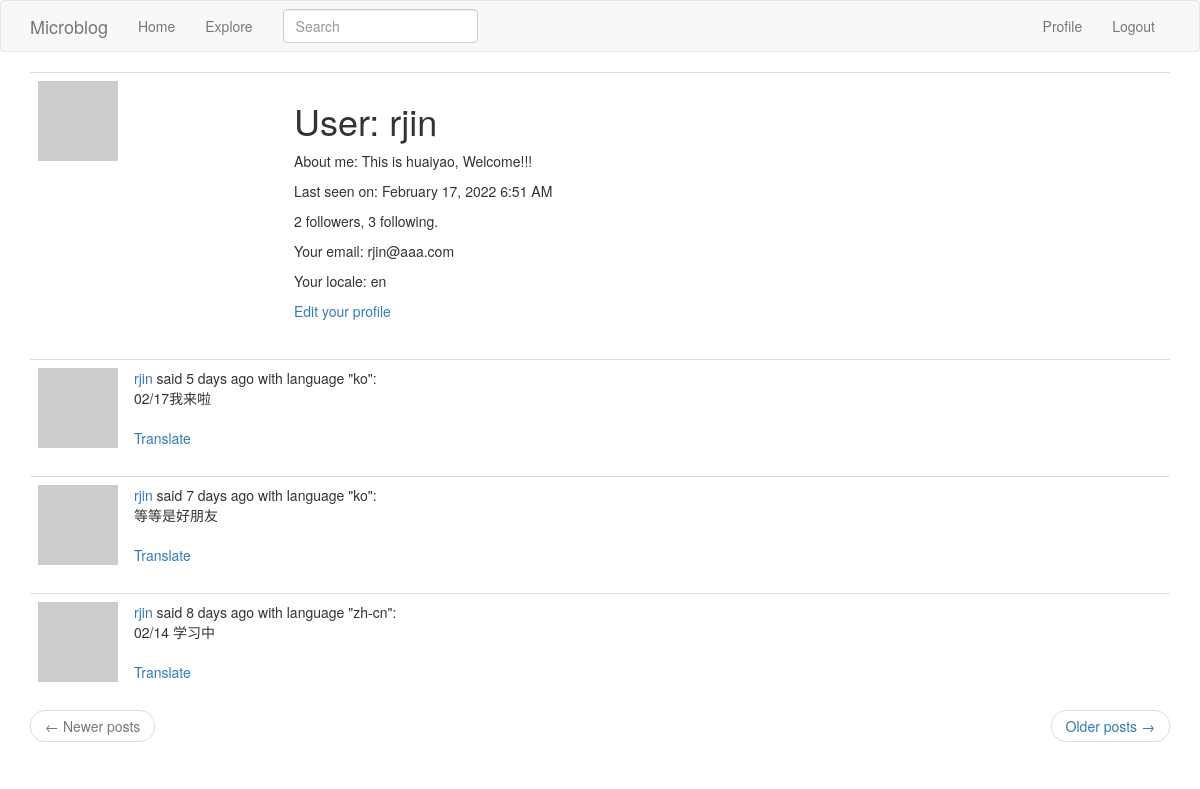
Page /user/rjin (signed in) on the earlier database version.
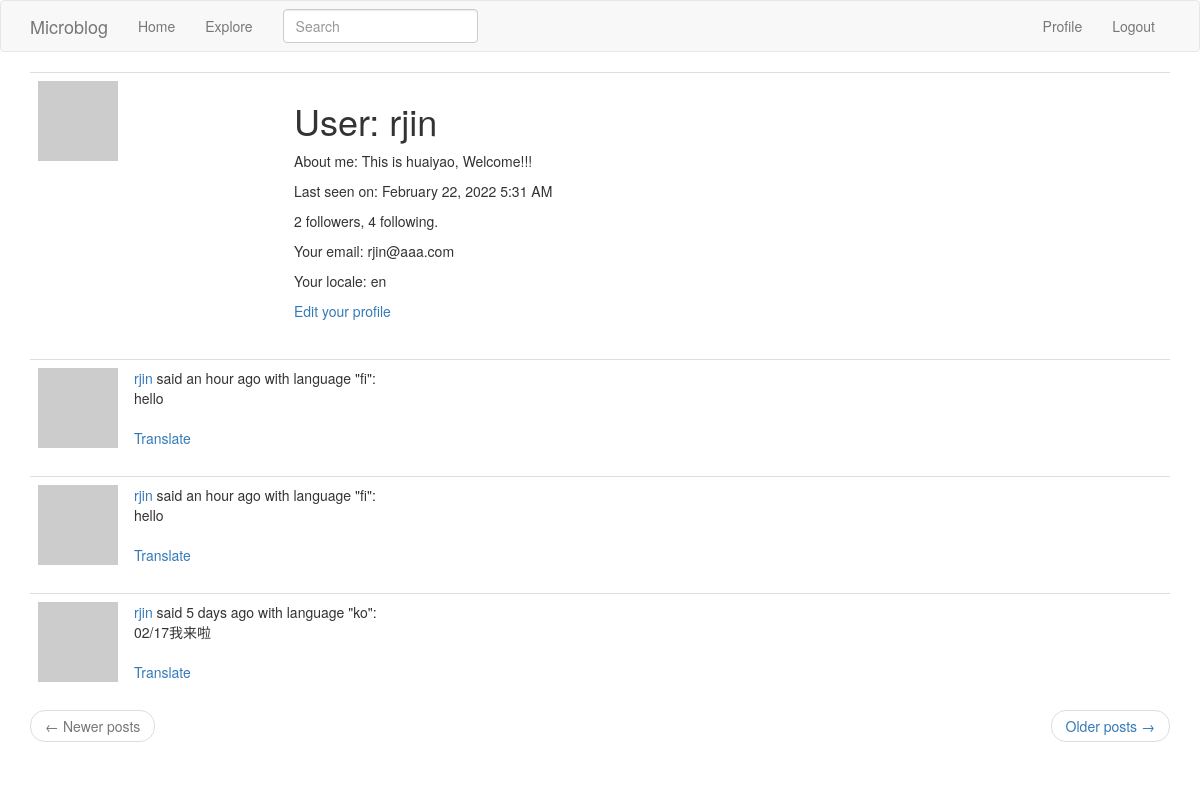
Same page on the later database version.
### app/models.py (models this page shows, shortened)
class User(UserMixin, db.Model):
    id = db.Column(db.Integer, primary_key=True)
    username = db.Column(db.String(64), index=True, unique=True)
    email = db.Column(db.String(120), index=True, unique=True)
    password_hash = db.Column(db.String(128))
    posts = db.relationship('Post', backref='author', lazy='dynamic')
    about_me = db.Column(db.String(140))
    last_seen = db.Column(db.DateTime, default=datetime.utcnow)
    followed = db.relationship(
        'User', secondary=followers,
        primaryjoin=(followers.c.follower_id == id),
        secondaryjoin=(followers.c.followed_id == id),
        backref=db.backref('followers', lazy='dynamic'), lazy='dynamic')
    def avatar(self, size):
        digest = md5(self.email.lower().encode('utf-8')).hexdigest()
        return 'https://www.gravatar.com/avatar/{}?d=identicon&s={}'.format(
            digest, size)

class SearchableMixin(object):
    @classmethod
    def before_commit(cls, session):
        session._changes = {
            'add': list(session.new),
            'update': list(session.dirty),
            'delete': list(session.deleted)
        }
    @classmethod
    def after_commit(cls, session):
        for obj in session._changes['add']:
            if isinstance(obj, SearchableMixin):
                add_to_index(obj.__tablename__, obj)
        for obj in session._changes['update']:
            if isinstance(obj, SearchableMixin):
                add_to_index(obj.__tablename__, obj)
        for obj in session._changes['delete']:
            if isinstance(obj, SearchableMixin):
                remove_from_index(obj.__tablename__, obj)
        session._changes = None

class Post(SearchableMixin, db.Model):
    __searchable__ = ['body']
    id = db.Column(db.Integer, primary_key=True)
    body = db.Column(db.String(140))
    timestamp = db.Column(db.DateTime, index=True, default=datetime.utcnow)
    user_id = db.Column(db.Integer, db.ForeignKey('user.id'))
    language = db.Column(db.String(5))

### app/main/routes.py (the view)
@bp.route('/user/<username>')
@login_required
def user(username):
    user = User.query.filter_by(username=username).first_or_404()
    page = request.args.get('page', 1, type=int)
    posts = user.posts.order_by(Post.timestamp.desc()).paginate(
        page, current_app.config['POSTS_PER_PAGE'], False)
    next_url = url_for('main.user', username=user.username,
                       page=posts.next_num) if posts.has_next else None
    prev_url = url_for('main.user', username=user.username,
                       page=posts.prev_num) if posts.has_prev else None
    form = EmptyForm()
    return render_template('user.html', user=user, posts=posts.items,
                           next_url=next_url, prev_url=prev_url, form=form)

### app/main/forms.py
class SearchForm(FlaskForm):
    q = StringField(_l('Search'), validators=[DataRequired()])
    def __init__(self, *args, **kwargs):
        if 'formdata' not in kwargs:
            kwargs['formdata'] = request.args
        if 'meta' not in kwargs:
            kwargs['meta'] = {'csrf': False}
        super(SearchForm, self).__init__(*args, **kwargs)

class EmptyForm(FlaskForm):
    submit = SubmitField('Submit')

### app/main/routes.py (called while the page is built)
@bp.before_app_request
def before_request():
    if current_user.is_authenticated:
        current_user.last_seen = datetime.utcnow()
        db.session.commit()
        g.search_form = SearchForm()
    g.locale = str(get_locale())

### app/models.py (called while the page is built)
@login.user_loader
def load_user(id):
    return User.query.get(int(id))

### app/templates/user.html (shortened to what this page needs)
{% extends "base.html" %}
{% block app_content %}
    <table class="table table-hover">
        <tr>
            <td width="256px"><img src="{{ user.avatar(256) }}"></td>
            <td>
                <h1>User: {{ user.username }}</h1>
                {% if user.about_me %}<p>About me: {{ user.about_me }}</p>{% endif %}
                {% if user.last_seen %}<p>Last seen on: {{ moment(user.last_seen).format('LLL') }}</p>{% endif %}
                <p>{{ user.followers.count() }} followers, {{ user.followed.count() }} following.</p>
                {% if user == current_user %}
                <p>Your email: {{ user.email }}</p>
                <p>Your locale: {{ g.locale }}</p>
                <p><a href="{{ url_for('main.edit_profile') }}">Edit your profile</a></p>
                {% endif %}
            </td>
        </tr>
    </table>
    {% for post in posts %}
        {% include '_post.html' %}
    {% endfor %}
    <nav aria-label="...">
        <ul class="pager">
            <li class="previous{% if not prev_url %} disabled{% endif %}">
                <a href="{{ prev_url or '#' }}">
                    <span aria-hidden="true">&larr;</span> Newer posts
                </a>
            </li>
            <li class="next{% if not next_url %} disabled{% endif %}">
                <a href="{{ next_url or '#' }}">
                    Older posts <span aria-hidden="true">&rarr;</span>
                </a>
            </li>
        </ul>
    </nav>
{% endblock %}

### app/templates/base.html (shortened to what this page needs)
{% extends 'bootstrap/base.html' %}
{% block navbar %}
<nav class="navbar navbar-default">
  <div class="container">
      <div class="navbar-header">
          <a class="navbar-brand" href="{{ url_for('main.index') }}">Microblog</a>
      </div>
      <div class="collapse navbar-collapse" id="bs-example-navbar-collapse-1">
          <ul class="nav navbar-nav">
              <li><a href="{{ url_for('main.index') }}">Home</a></li>
              <li><a href="{{ url_for('main.explore') }}">Explore</a></li>
          </ul>
          {% if g.search_form %}
          <form class="navbar-form navbar-left" method="get"
                  action="{{ url_for('main.search') }}">
              <div class="form-group">
                  {{ g.search_form.q(size=20, class='form-control',
                      placeholder=g.search_form.q.label.text) }}
              </div>
              {% endif %}
          </form>
          <ul class="nav navbar-nav navbar-right">
              {% if current_user.is_anonymous %}
              <li><a href="{{ url_for('auth.login') }}">Login</a></li>
              {% else %}
              <li><a href="{{ url_for('main.user', username=current_user.username) }}">Profile</a></li>
              <li><a href="{{ url_for('auth.logout') }}">Logout</a></li>
              {% endif %}
          </ul>
      </div>
  </div>
</nav>
{% endblock %}
{% block content %}
    <div class="container">
        {% block app_content %}{% endblock %}
    </div>
{% endblock %}

### app/templates/_post.html
<table class="table table-hover">
    <tr>
        <td width="70px">
            <a href="{{ url_for('main.user', username=post.author.username) }}">
                <img src="{{ post.author.avatar(70) }}" />
            </a>
        </td>
        <td>
            <a href="{{ url_for('main.user', username=post.author.username) }}">
                {{ post.author.username }}
            </a>
            said {{ moment(post.timestamp).fromNow() }} with language "{{ post.language }}":
            <br>
            <span id="post{{ post.id }}">{{ post.body }}</span>
            {% if post.language and post.language != g.locale %}
            <br><br>
            <span id="translation{{ post.id }}">
                <a href="javascript:translate(
                            '#post{{ post.id }}',
                            '#translation{{ post.id }}',
                            '{{ post.language }}',
                            '{{ g.locale }}');">{{ _('Translate') }}</a>
            </span>
            {% endif %}
        </td>
    </tr>
</table>

Differences in the rows shown:
no longer on this page (row unchanged): Post: author.username "rjin", timestamp "7 days ago", language "ko", body "等等是好朋友"
no longer on this page (row unchanged): Post: author.username "rjin", timestamp "8 days ago", language "zh-cn", body "02/14 学习中"
changed User "rjin": last_seen "February 17, 2022 6:51 AM" → "February 22, 2022 5:31 AM"
added Post: author.username "rjin", timestamp "an hour ago", language "fi", body "hello"
added Post: author.username "rjin", timestamp "an hour ago", language "fi", body "hello"
Other differences:
{{ user.followed.count() }}: "3" → "4"
